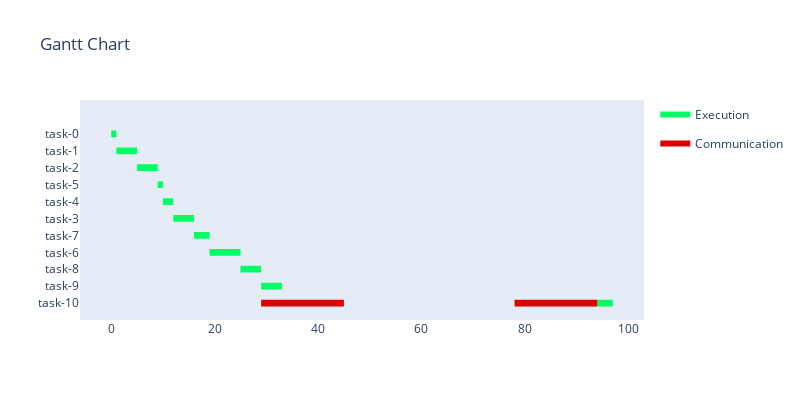

This figure's notebook cell:
### Markdown cell above
Agora, aplicando nos grafos do material de apoio:

### Code cell
solution_path, sG = Astar(init_state,goal_check,find_neighbors,heuristic,cost_between, search_space=Gex_1)
solution_path[-1].plot_gantt_chart()

print(solution_path[-1])

### Figure 1 — Plotly figure (JSON) as saved in the notebook; plotly's stock layout.template omitted (floating-point values rounded to 4 significant figures)
{"data": [{"fill": "toself", "fillcolor": "rgb(0, 255, 100)", "hoverinfo": "name", "legendgroup": "rgb(0, 255, 100)", "mode": "none", "name": "Execution", "type": "scatter", "x": [0, 1, 1, 0, 0, 1, 5, 5, 1, 1, 5, 9, 9, 5, 5, 9, 10, 10, 9, 9, 10, 12, 12, 10, 10, 12, 16, 16, 12, 12, 16, 19, 19, 16, 16, 19, 25, 25, 19, 19, 25, 29, 29, 25, 25, 29, 33, 33, 29, 29, 94, 97, 97, 94], "y": [9.8, 9.8, 10.2, 10.2, null, 8.8, 8.8, 9.2, 9.2, null, 7.8, 7.8, 8.2, 8.2, null, 6.8, 6.8, 7.2, 7.2, null, 5.8, 5.8, 6.2, 6.2, null, 4.8, 4.8, 5.2, 5.2, null, 3.8, 3.8, 4.2, 4.2, null, 2.8, 2.8, 3.2, 3.2, null, 1.8, 1.8, 2.2, 2.2, null, 0.8, 0.8, 1.2, 1.2, null, -0.2, -0.2, 0.2, 0.2]}, {"fill": "toself", "fillcolor": "rgb(220, 0, 0)", "hoverinfo": "name", "legendgroup": "rgb(220, 0, 0)", "mode": "none", "name": "Communication", "type": "scatter", "x": [29, 45, 45, 29, 29, 78, 94, 94, 78], "y": [-0.2, -0.2, 0.2, 0.2, null, -0.2, -0.2, 0.2, 0.2]}, {"legendgroup": "rgb(0, 255, 100)", "marker": {"color": "rgb(0, 255, 100)", "opacity": 0, "size": 1}, "mode": "markers", "name": "", "showlegend": false, "text": [null, null, null, null, null, null, null, null, null, null, null, null, null, null, null, null, null, null, null, null, null, null], "type": "scatter", "x": [0, 1, 1, 5, 5, 9, 9, 10, 10, 12, 12, 16, 16, 19, 19, 25, 25, 29, 29, 33, 94, 97], "y": [10, 10, 9, 9, 8, 8, 7, 7, 6, 6, 5, 5, 4, 4, 3, 3, 2, 2, 1, 1, 0, 0]}, {"legendgroup": "rgb(220, 0, 0)", "marker": {"color": "rgb(220, 0, 0)", "opacity": 0, "size": 1}, "mode": "markers", "name": "", "showlegend": false, "text": [null, null, null, null], "type": "scatter", "x": [29, 45, 78, 94], "y": [0, 0, 0, 0]}], "layout": {"autosize": false, "height": 400, "hovermode": "closest", "showlegend": true, "title": {"text": "Gantt Chart"}, "width": 800, "xaxis": {"rangeselector": {"buttons": [{"count": 7, "label": "1w", "step": "day", "stepmode": "backward"}, {"count": 1, "label": "1m", "step": "month", "stepmode": "backward"}, {"count": 6, "label": "6m", "step": "month", "stepmode": "backward"}, {"count": 1, "label": "YTD", "step": "year", "stepmode": "todate"}, {"count": 1, "label": "1y", "step": "year", "stepmode": "backward"}, {"step": "all"}]}, "showgrid": false, "type": "linear", "zeroline": false}, "yaxis": {"autorange": false, "range": [-1, 12], "showgrid": false, "ticktext": ["task-10", "task-9", "task-8", "task-6", "task-7", "task-3", "task-4", "task-5", "task-2", "task-1", "task-0"], "tickvals": [0, 1, 2, 3, 4, 5, 6, 7, 8, 9, 10], "zeroline": false}}}
